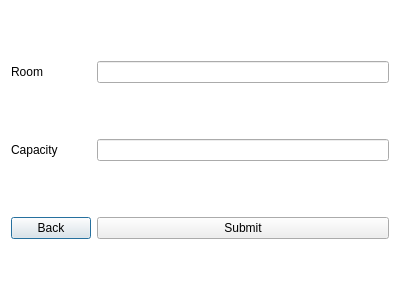
<?xml version="1.0" encoding="UTF-8"?>
<ui version="4.0">
 <class>New_Desk</class>
 <widget class="QDialog" name="New_Desk">
  <property name="geometry">
   <rect>
    <x>0</x>
    <y>0</y>
    <width>400</width>
    <height>300</height>
   </rect>
  </property>
  <property name="windowTitle">
   <string>Dialog</string>
  </property>
  <property name="styleSheet">
   <string notr="true">#New_Desk { 
	background-color: rgb(255, 255, 255);
} 
#New_Desk * { 
border-image:url(); 
}</string>
  </property>
  <layout class="QGridLayout" name="gridLayout">
   <item row="1" column="0">
    <widget class="QLabel" name="label">
     <property name="text">
      <string>Capacity</string>
     </property>
    </widget>
   </item>
   <item row="1" column="1">
    <widget class="QLineEdit" name="CLe"/>
   </item>
   <item row="2" column="0">
    <widget class="QPushButton" name="BackBtn">
     <property name="text">
      <string>Back</string>
     </property>
    </widget>
   </item>
   <item row="2" column="1">
    <widget class="QPushButton" name="AfrBtn">
     <property name="text">
      <string>Submit</string>
     </property>
    </widget>
   </item>
   <item row="0" column="0">
    <widget class="QLabel" name="NameLb">
     <property name="text">
      <string>Room</string>
     </property>
    </widget>
   </item>
   <item row="0" column="1">
    <widget class="QLineEdit" name="RLe"/>
   </item>
  </layout>
 </widget>
 <resources/>
 <connections/>
</ui>
